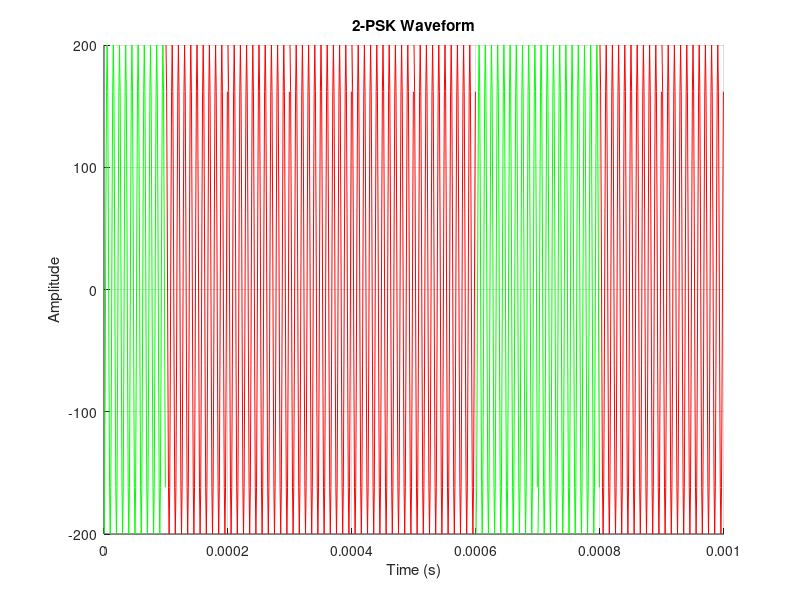
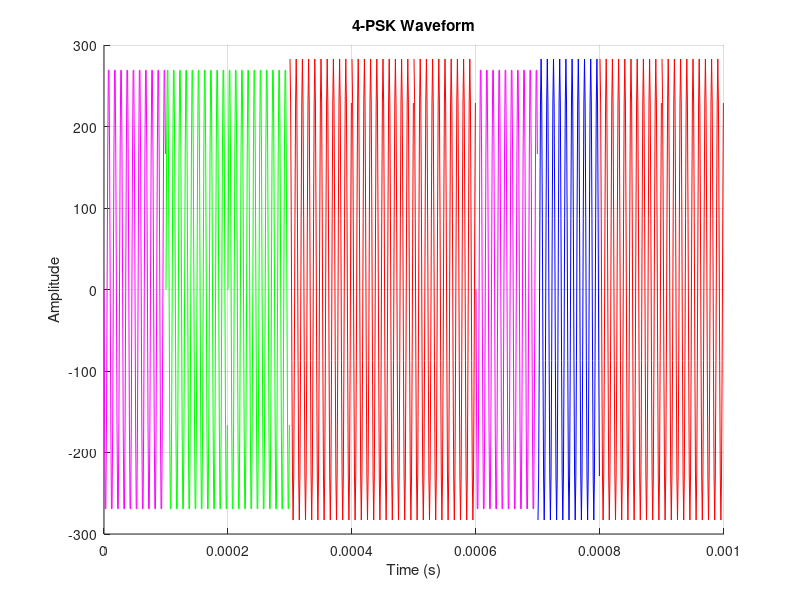
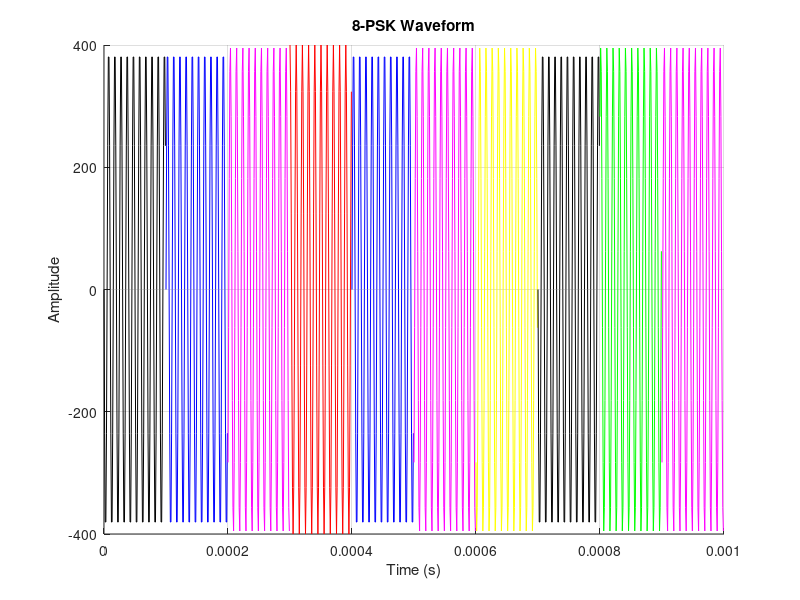

These figures' MATLAB source, in order:
% Parameters
M_values = [2, 4, 8];
fc = 100e3;
Eb = 1;
Es = Eb*M_values;
T = 0.1e-3;
fs = 10 * fc;
Ts = 1 / fs;

% Number of bits
n = 1024;

% Generate random bits
bits = randi([0, 1], 1, n);

% Anon function to convert bit sequence to M-PSK symbols
% This works by reordering the bits into 2xlog2(M) bit segments and then
% converting it to decimal representations using the reshape and bi2de
% functions respectively.
reshaped_bits = @(bits, M) reshape(bits, [], log2(M));
bits_to_symbols = @(bits, M) bi2de(reshaped_bits(bits,M), 'left-msb')';

% Anon function to create M-PSK waveform
psk_waveform = @(symbol, M, fc, Es, T, Ts) sqrt(2 * Es / T) * cos(2 * pi * fc * (0:Ts:T-Ts) - 2 * pi * symbol / M);

% Assign up to 10 colours for plotting
colors = {'r', 'g', 'b', 'm', 'c', 'y', 'k', 'r--', 'g--', 'b--'};

% Add loop counter to index Es
loops = 0;
for M = M_values
    loops = loops + 1;
    % Pad bits with zeros until the length is divisible by log2(M)
    bits_padded = bits;
    while mod(length(bits_padded), log2(M)) ~= 0
        bits_padded = [bits_padded, 0];
    end
    
    % Convert bits to M-ary symbols
    symbols = bits_to_symbols(bits_padded, M);

    % Create M-PSK waveform
    waveform_segments = {};
    for symbol = symbols(1:10)
        waveform_segments{end + 1} = psk_waveform(symbol, M, fc, Es(loops), T, Ts);
    end

    % Plot waveform
    figure;
    hold on;
    time_vector = (0:Ts:(T * 10) - Ts);
    for i = 1:length(waveform_segments)
        start_time = (i - 1) * T;
        plot(start_time + (0:Ts:T-Ts), waveform_segments{i}, colors{symbols(i) + 1});
    end
    hold off;
    title([num2str(M), '-PSK Waveform']);
    xlabel('Time (s)');
    ylabel('Amplitude');
    grid on;
end
